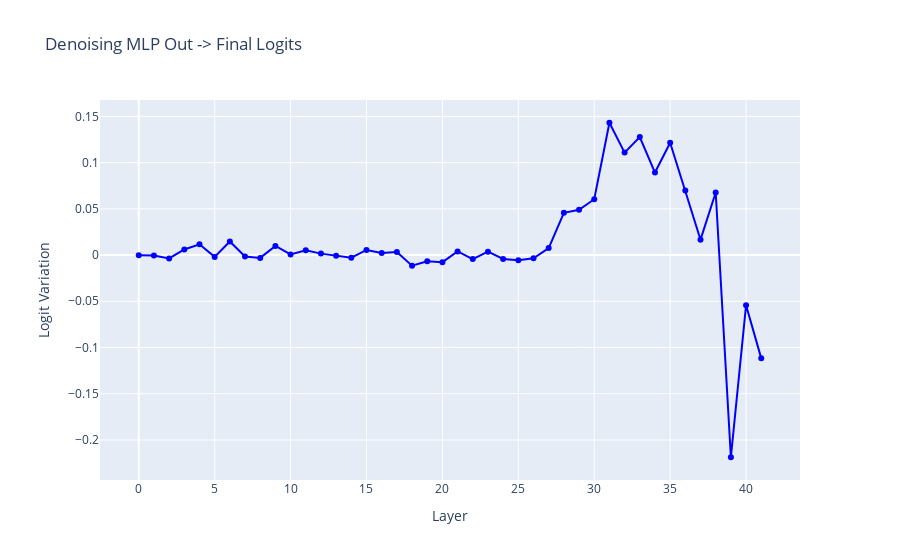

This figure's notebook cell:
### Code cell
# Plot as line
# line = go.Figure(
#     data=[
#         go.Scatter(
#             x=np.arange(model.cfg.n_layers),
#             y=denoise_mlp_extraction_results['mlp_out'],
#             mode='lines+markers',
#             name='MLP Out',
#             line=dict(color='blue')
#         )
#     ],
#     layout=go.Layout(
#         title="Denoising MLP Out -> Final Logits",
#         xaxis_title="Layer",
#         yaxis_title="Logit Variation",
#         margin=dict(l=100, r=100),
#     ),
# )
# line.show()

### Figure 1 — Plotly figure (JSON) as saved in the notebook; plotly's stock layout.template omitted (floating-point values rounded to 4 significant figures)
{"data": [{"line": {"color": "blue"}, "mode": "lines+markers", "name": "MLP Out", "type": "scatter", "x": [0, 1, 2, 3, 4, 5, 6, 7, 8, 9, 10, 11, 12, 13, 14, 15, 16, 17, 18, 19, 20, 21, 22, 23, 24, 25, 26, 27, 28, 29, 30, 31, 32, 33, 34, 35, 36, 37, 38, 39, 40, 41], "y": [-0.0001197, -0.0005871, -0.003658, 0.006086, 0.01165, -0.001971, 0.01471, -0.001609, -0.003087, 0.009853, 0.0006304, 0.005105, 0.001559, -0.0008173, -0.00292, 0.005525, 0.002176, 0.003296, -0.0115, -0.006705, -0.007692, 0.003924, -0.004297, 0.003707, -0.004206, -0.005691, -0.003461, 0.007589, 0.04571, 0.04897, 0.06035, 0.1431, 0.1108, 0.1276, 0.08925, 0.1214, 0.06982, 0.01664, 0.06761, -0.2187, -0.05421, -0.1117]}], "layout": {"margin": {"l": 100, "r": 100}, "title": {"text": "Denoising MLP Out -> Final Logits"}, "xaxis": {"title": {"text": "Layer"}}, "yaxis": {"title": {"text": "Logit Variation"}}}}
